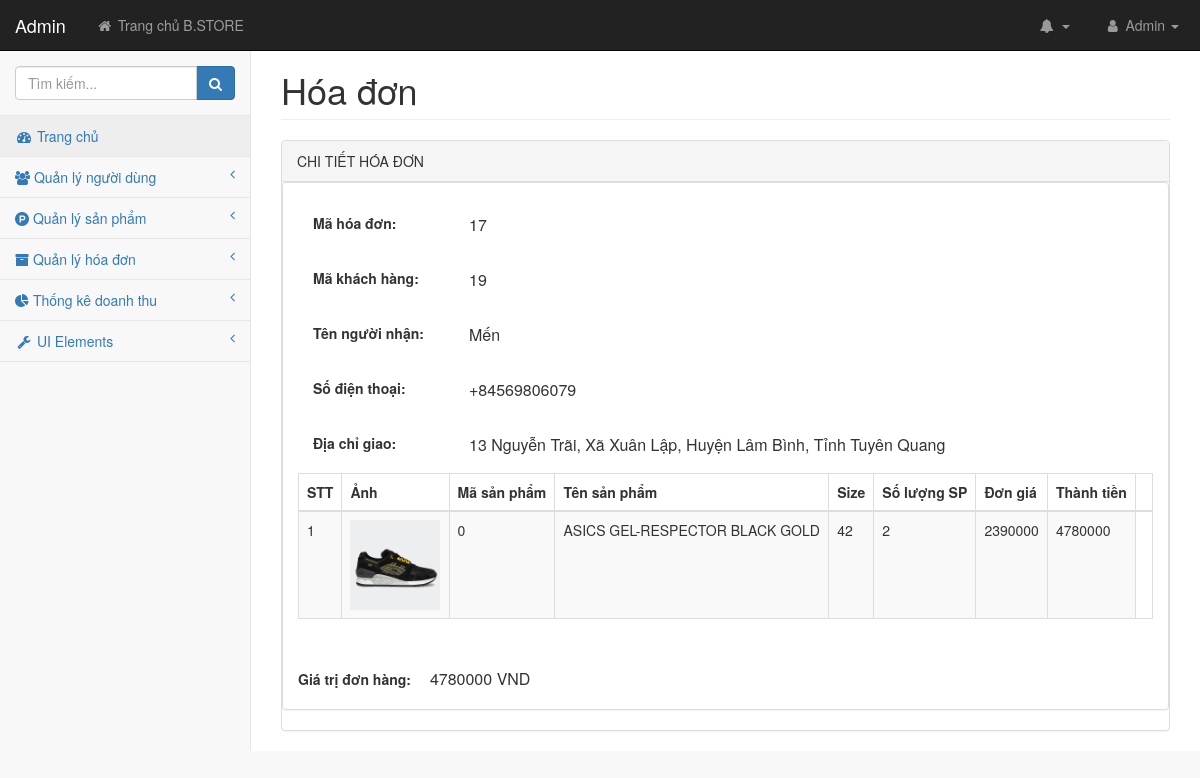
The page /admin/pages/chitiethoadon.php?maHoaDon=17 (signed in) on the database its author committed.
### tables this page shows
CREATE TABLE `tbl_chitiethoadon` (
  `idHD` int(11) NOT NULL,
  `maHoaDon` int(11) NOT NULL,
  `tenNguoiNhan` varchar(255) NOT NULL,
  `sdtKH` int(11) NOT NULL,
  `ghiChu` varchar(255) NOT NULL,
  `maSP` int(11) NOT NULL,
  `tenSP` varchar(255) NOT NULL,
  `soLuongSP` int(11) NOT NULL,
  `sizeSP` int(11) NOT NULL,
  `giaSP` int(11) NOT NULL,
  `mieuTaSP` varchar(255) NOT NULL,
  `hinhAnhSP` varchar(255) NOT NULL,
  `diachi` varchar(255) NOT NULL
);

CREATE TABLE `tbl_hoadon` (
  `maHoaDon` int(11) NOT NULL,
  `maKhachHang` int(11) NOT NULL,
  `ngayDat` date NOT NULL,
  `giaTriHD` int(11) NOT NULL
);

### admin/lib/database.php (called while the page is built, shortened)
<?php
Class Database{
   public $host   = DB_HOST;
   public $user   = DB_USER;
   public $pass   = DB_PASS;
   public $dbname = DB_NAME;
   public $link;
private function connectDB(){
   $this->link = new mysqli($this->host, $this->user, $this->pass,
    $this->dbname);
 }
public function select($query){
  $result = $this->link->query($query) or
   die($this->link->error.__LINE__);
  if($result->num_rows > 0){
    return $result;
  } else {
    return false;
  }
 }
}

### admin/classes/hoadon.php (called while the page is built, shortened)
<?php
    require_once '../lib/database.php';
?>
<?php
    class hoadon
    {
        private $db;
        public function __construct()
        {
            $this->db = new Database();
        }
        public function show_chitiethoadon($id)
        {
            $query = "SELECT * FROM tbl_hoadon, tbl_chitiethoadon WHERE tbl_hoadon.maHoaDon = tbl_chitiethoadon.maHoaDon AND tbl_hoadon.maHoaDon = '$id' ";
            $result = $this->db->select($query);
            return $result;
        }
        public function show_chitiethoadon2($id)
        {
            $query="SELECT *,sum(`soLuongSP`) FROM `tbl_chitiethoadon` WHERE `maHoaDon`='$id' and `soLuongSP`>0 GROUP BY `maSP`";
            $result = $this->db->select($query);
            return $result;
        }
    }
?>

### admin/pages/chitiethoadon.php (the view, shortened to what this page needs)
<?php
    include 'header.php';
?>
<?php  include_once '../classes/hoadon.php' ?>
<?php
    $hoadon = new hoadon();
    if (!isset($_GET['maHoaDon']) || $_GET['maHoaDon'] == ''){
        echo "<script>'window.location = 'orders.php'</script>";
    }else{
        $id = $_GET['maHoaDon'];
        $infoHD = $hoadon->show_chitiethoadon($id);
    }
?>
            <div id="page-wrapper">
                <div class="container-fluid">
                    <div class="row">
                        <div class="col-lg-12">
                            <h1 class="page-header" >Hóa đơn</h1>
                        </div>
                    </div>
                    <div class="row">
                        <div class="col-lg-12">
                            <div class="panel panel-default">
                                <div class="panel-heading">
                                    CHI TIẾT HÓA ĐƠN
                                </div>
                                <div class="panel panel-default">
                        <div class="panel-body">
                            <?php
                                $resultHD = $infoHD->fetch_assoc();
                             ?>
                            <form action="" method="POST" enctype="multipart/form-data" name="formUser" onsubmit="return validationForm()">
                                <table style="width: 100%;">
                                <tr>
                                    <td class="tabLabel">
                                        <label class="labelAddProduct">Mã hóa đơn:  </label>
                                    </td>
                                    <td>
                                       <h5 style="font-size: 16px;"><?php echo $resultHD['maHoaDon'] ?></h5>
                                    </td>
                                </tr>
                                <tr>
                                    <td class="tabLabel">
                                        <label class="labelAddProduct">Mã khách hàng: </label>
                                    </td>
                                    <td>
                                        <h5 style="font-size: 16px;"><?php echo $resultHD['maKhachHang'] ?></h5>
                                    </td>
                                </tr>
                                <tr>
                                    <td class="tabLabel">
                                        <label class="labelAddProduct">Tên người nhận:</label>
                                    </td>
                                    <td>
                                        <h5 style="font-size: 16px;"><?php echo $resultHD['tenNguoiNhan'] ?></h5>
                                    </td>
                                </tr>
                                <tr>
                                    <td class="tabLabel">
                                        <label class="labelAddProduct">Số điện thoại: </label>
                                    </td>
                                    <td>
                                       <h5 style="font-size: 16px;">+84<?php echo $resultHD['sdtKH'] ?></h5>
                                    </td>
                                </tr>
                                <tr>
                                    <td class="tabLabel">
                                        <label class="labelAddProduct">Địa chỉ giao: </label>
                                    </td>
                                    <td>
                                        <h5 style="font-size: 16px;"><?php echo $resultHD['diachi'] ?></h5>
                                    </td>
                                </tr>
                                <tr>
                                <div class="table-responsive">
                                        <table class="table table-striped table-bordered table-hover" id="dataTables-example">
                                            <thead>
                                                <tr>
                                                    <th>STT</th>
                                                    <th>Ảnh</th>
                                                    <th>Mã sản phẩm</th>
                                                    <th>Tên sản phẩm</th>
                                                    <th>Size</th>
                                                    <th>Số lượng SP</th>
                                                    <th>Đơn giá</th>
                                                    <th>Thành tiền</th>
                                                     <th></th>
                                                </tr>
                                            </thead>
                                            <tbody>
                                                <?php
                                                $infoHD2 = $hoadon->show_chitiethoadon2($id);
                                                        $i = 0;
                                                        while ($resultSPHD = $infoHD2->fetch_assoc()){
                                                               $i++;
                                                ?>
                                                <tr class="odd gradeX">
                                                    <td><?php echo $i; ?></td>
                                                    <td><img src="uploads/<?php echo $resultSPHD['hinhAnhSP']; ?>" width="90"></td>
                                                    <td><?php echo $resultSPHD['maSP']; ?></td>
                                                    <td><?php echo $resultSPHD['tenSP']; ?></td>
                                                    <td><?php echo $resultSPHD['sizeSP']; ?></td>
                                                    <td><?php echo $resultSPHD['sum(`soLuongSP`)']; ?></td>
                                                    <td><?php echo ($resultSPHD['giaSP']); ?></td>
                                                    <?php
                                                        $thanhtien = $resultSPHD['sum(`soLuongSP`)'] * $resultSPHD['giaSP'];
                                                    ?>
                                                    <td><?php echo ($thanhtien); ?></td>
                                                    <?php
                                                    }
                                                    ?>
                                                </tr>
                                            </tbody>
                                        </table>
                                </div>
                                </tr>
                                <tr>
                                    <td class="tabLabel">
                                        <label class="labelAddProduct">Giá trị đơn hàng: </label>
                                    </td>
                                    <td>
                                        <span style="font-size: 16px;"><?php echo ($resultHD['giaTriHD']) ?> VND</span>
                                    </td>
                                 </table>
                            </form>
                         </div>
                            </div>
                        </div>
                    </div>
                                </div>
                            </div>
                        </div>
                    </div>
    </body>
</html>

### admin/css/style.css (style rules this page uses)
.labelAddProduct { font-size: 14px; padding: 15px; }
td.tabLabel { width: 20%; }

### admin/css/startmin.css (style rules this page uses)
body { background-color: #f8f8f8; }
#page-wrapper { padding-top: 30px; min-height: 568px; background-color: #fff; }
@media (min-width:768px) { #page-wrapper { position: inherit; margin-left: 250px; padding: 30px 15px 0 15px; border-left: 1px solid #e7e7e7; } }

### rows shown on the page
tbl_chitiethoadon: maHoaDon "17", maHoaDon.maKhachHang "19", tenNguoiNhan "Mến", sdtKH "569806079", diachi "13 Nguyễn Trãi, Xã Xuân Lập, Huyện Lâm Bình, Tỉnh Tuyên Quang", hinhAnhSP (picture), maSP "0", tenSP "ASICS GEL-RESPECTOR BLACK GOLD", sizeSP "42", sum "2", giaSP "2390000", thanhtien "4780000", maHoaDon.giaTriHD "4780000"

### other values the page prints
Session::get('tenNguoiQuanTri') "Admin"
